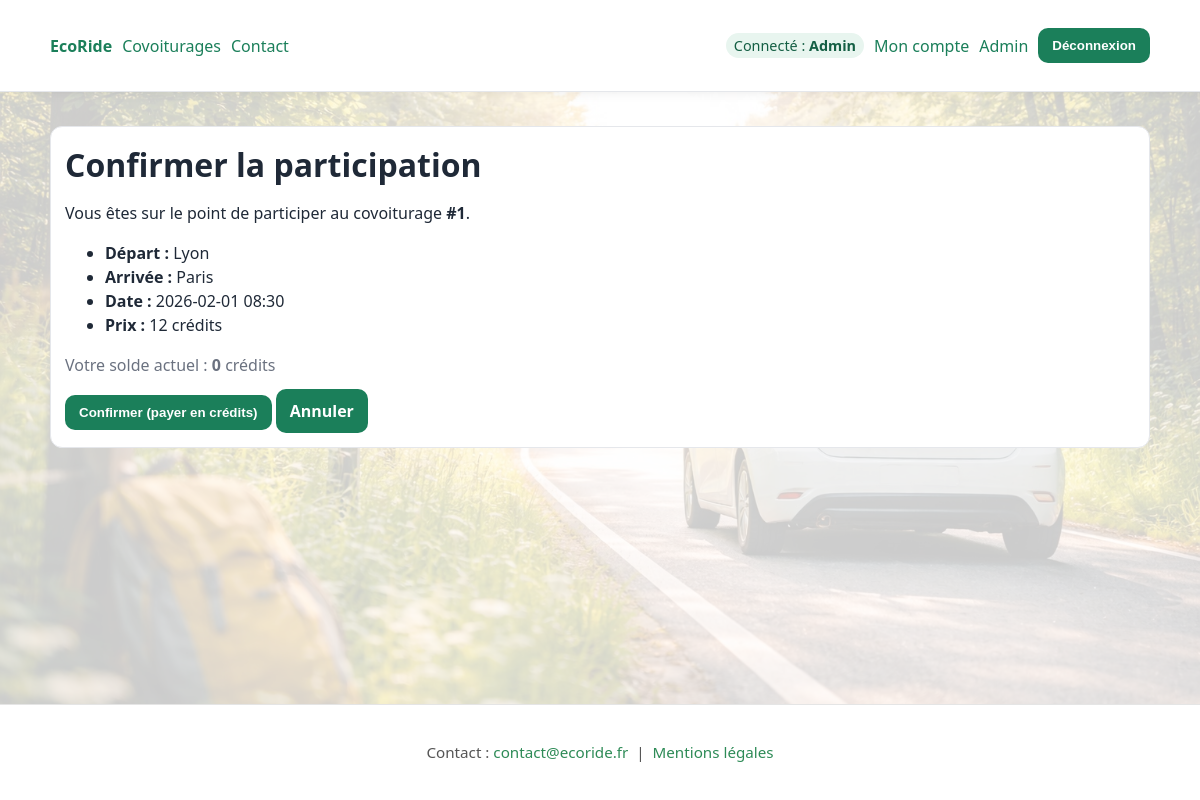
/covoiturage/participer?id=1 (signed in), run on the app's committed database.
### tables this page shows
CREATE TABLE covoiturage (
  id_covoiturage INT UNSIGNED AUTO_INCREMENT PRIMARY KEY,
  date_depart VARCHAR(50),
  heure_depart VARCHAR(50),
  lieu_depart VARCHAR(50),
  date_arrivee VARCHAR(50),
  heure_arrivee VARCHAR(50),
  lieu_arrivee VARCHAR(50),
  statut VARCHAR(50),
  nb_place INT,
  prix_personne INT
);

### src/Controllers/CovoiturageController.php (called while the page is built, shortened)
<?php
final class CovoiturageController
{
    public function participerConfirm(): void
    {
        $idCovoiturage = isset($_GET['id']) ? (int)$_GET['id'] : 0;
        $repo = new CovoiturageRepository();
        $covoit = $repo->findById($idCovoiturage);
        $covoiturage = $covoit;
        $userRepo = new UtilisateurRepository();
        $creditBalance = $userRepo->getCreditBalance((int)$_SESSION['user']['id_utilisateur']);
        require __DIR__ . '/../../views/layout.php';
    }
}

### src/Core/Router.php (called while the page is built, shortened)
<?php
final class Router
{
    private array $routes = ['GET' => [], 'POST' => []];
    public function get(string $path, array $handler): void { $this->routes['GET'][$path] = $handler; }
    public function post(string $path, array $handler): void { $this->routes['POST'][$path] = $handler; }
    public function dispatch(string $method, string $path): void
    {
        $method = strtoupper($method);
        $handler = $this->routes[$method][$path] ?? null;
        [$class, $action] = $handler;
        (new $class())->$action();
    }
}

### public/index.php (called while the page is built, shortened)
<?php
require __DIR__ . '/../src/Core/Database.php';
require __DIR__ . '/../src/Core/Router.php';
require __DIR__ . '/../src/Controllers/CovoiturageController.php';
require __DIR__ . '/../src/Repositories/UtilisateurRepository.php';
require __DIR__ . '/../src/Repositories/CovoiturageRepository.php';
$router = new Router();
$router->get('/', [HomeController::class, 'index']);
$router->get('/covoiturages', [CovoiturageController::class, 'list']);
$router->get('/covoiturage', [CovoiturageController::class, 'detail']);
$router->get('/covoiturage/participer', [CovoiturageController::class, 'participerConfirm']);
$router->post('/covoiturage/participer', [CovoiturageController::class, 'participer']);
$router->get('/register', [AuthController::class, 'registerForm']);
$router->post('/register', [AuthController::class, 'register']);
$router->get('/login', [AuthController::class, 'loginForm']);
$router->post('/login', [AuthController::class, 'login']);
$router->post('/logout', [AuthController::class, 'logout']);
$router->get('/contact', [StaticController::class, 'contact']);
$router->get('/mentions-legales', [StaticController::class, 'mentionsLegales']);
$router->get('/account', [AccountController::class, 'index']);
$router->post('/account/role', [AccountController::class, 'updateDriverRole']);
$router->get('/account/vehicles', [AccountController::class, 'vehicles']);
$router->post('/account/vehicles', [AccountController::class, 'addVehicle']);
$router->get('/account/trips/new', [AccountController::class, 'newTrip']);
$router->post('/account/trips/new', [AccountController::class, 'createTrip']);
$router->get('/account/history', [AccountController::class, 'history']);
$router->post('/account/history/cancel-participation', [AccountController::class, 'cancelParticipation']);
$router->post('/account/history/cancel-trip', [AccountController::class, 'cancelTripAsDriver']);
$router->post('/covoiturage/start', [CovoiturageController::class, 'startTrip']);
$router->post('/covoiturage/finish', [CovoiturageController::class, 'finishTrip']);
$router->get('/account/validate-trips', [AccountController::class, 'validateTrips']);
$router->post('/account/validate-trips', [AccountController::class, 'submitTripValidation']);
$router->get('/employe/incidents', [EmployeController::class, 'incidents']);
$router->post('/employe/incidents/validate', [EmployeController::class, 'validate']);
$router->post('/employe/incidents/refuse', [EmployeController::class, 'refuse']);
$router->get('/admin', [AdminController::class, 'dashboard']);
$router->get('/admin/employees', [AdminController::class, 'employees']);
$router->post('/admin/employees/create', [AdminController::class, 'createEmployee']);
$router->post('/admin/users/suspend', [AdminController::class, 'suspendUser']);
$router->post('/admin/users/unsuspend', [AdminController::class, 'unsuspendUser']);
$uriPath = parse_url($_SERVER['REQUEST_URI'] ?? '/', PHP_URL_PATH) ?? '/';
$path = $uriPath;
$method = $_SERVER['REQUEST_METHOD'] ?? 'GET';
try {
    $router->dispatch($method, $path);
} catch (Throwable $e) {
    http_response_code(500);
    echo "<h1>Erreur (debug)</h1>";
    echo "<pre>" . htmlspecialchars($e->getMessage()) . "</pre>";
    echo "<pre>" . htmlspecialchars($e->getFile() . ":" . $e->getLine()) . "</pre>";
}

### src/Core/Database.php (called while the page is built)
<?php
final class Database
{
    private static ?PDO $pdo = null;
    public static function pdo(): PDO
    {
        if (self::$pdo !== null) return self::$pdo;
        $config = require __DIR__ . '/../../config/config.php';
        $db = $config['db'];
        $dsn = sprintf(
            'mysql:host=%s;port=%d;dbname=%s;charset=%s',
            $db['host'],
            $db['port'],
            $db['name'],
            $db['charset']
        );
        self::$pdo = new PDO($dsn, $db['user'], $db['pass'], [
            PDO::ATTR_ERRMODE => PDO::ERRMODE_EXCEPTION,
            PDO::ATTR_DEFAULT_FETCH_MODE => PDO::FETCH_ASSOC,
            PDO::ATTR_EMULATE_PREPARES => false,
        ]);
        return self::$pdo;
    }
}

### src/Repositories/CovoiturageRepository.php (called while the page is built, shortened)
<?php
final class CovoiturageRepository
{
    private PDO $pdo;
    public function __construct(?PDO $pdo = null)
    {
        $this->pdo = $pdo ?? Database::pdo();
    }
    public function findById(int $id): ?array
    {
        $sql = "
            SELECT
                c.*,
                v.modele,
                v.immatriculation,
                v.energie,
                v.couleur,
                v.date_premiere_immatriculation,
                COALESCE(p.nb_participants, 0) AS places_prises,
                GREATEST(c.nb_place - COALESCE(p.nb_participants, 0), 0) AS places_restantes
            FROM covoiturage c
            LEFT JOIN utilise u ON u.id_covoiturage = c.id_covoiturage
            LEFT JOIN voiture v  ON v.id_voiture = u.id_voiture
            LEFT JOIN (
                SELECT id_covoiturage, COUNT(*) AS nb_participants
                FROM participe
                GROUP BY id_covoiturage
            ) p ON p.id_covoiturage = c.id_covoiturage
            WHERE c.id_covoiturage = :id
            LIMIT 1
        ";
        $stmt = $this->pdo->prepare($sql);
        $stmt->execute([':id' => $id]);
        $row = $stmt->fetch();
        return $row ?: null;
    }
}

### src/Repositories/UtilisateurRepository.php (called while the page is built, shortened)
<?php
final class UtilisateurRepository
{
    private PDO $pdo;
    public function __construct(?PDO $pdo = null)
    {
        $this->pdo = $pdo ?? Database::pdo();
    }
    public function getCreditBalance(int $idUtilisateur): int
    {
        $sql = "
            SELECT COALESCE(SUM(montant), 0) AS solde
            FROM credit_transaction
            WHERE id_utilisateur = :idUtilisateur
        ";
        $stmt = $this->pdo->prepare($sql);
        $stmt->execute(['idUtilisateur' => $idUtilisateur]);
        return (int)$stmt->fetchColumn();
    }
}

### views/covoiturage/confirm_participation.php (the view, shortened to what this page needs)
<div class="card">
  <h1>Confirmer la participation</h1>
  <p>
    Vous êtes sur le point de participer au covoiturage
    <strong>#<?= (int)$covoiturage['id_covoiturage'] ?></strong>.
  </p>
  <ul>
    <li><strong>Départ :</strong> <?= htmlspecialchars((string)$covoiturage['lieu_depart']) ?></li>
    <li><strong>Arrivée :</strong> <?= htmlspecialchars((string)$covoiturage['lieu_arrivee']) ?></li>
    <li><strong>Date :</strong> <?= htmlspecialchars((string)$covoiturage['date_depart']) ?> <?= htmlspecialchars((string)$covoiturage['heure_depart']) ?></li>
    <li><strong>Prix :</strong> <?= htmlspecialchars((string)$covoiturage['prix_personne']) ?> crédits</li>
  </ul>
  <p class="muted">
    Votre solde actuel : <strong><?= (int)$creditBalance ?></strong> crédits
  </p>
  <form method="post" action="<?= BASE_URL ?>/covoiturage/participer">
    <button type="submit">Confirmer (payer en crédits)</button>
    <a class="btn" href="<?= BASE_URL ?>/covoiturage?id=<?= (int)$covoiturage['id_covoiturage'] ?>">Annuler</a>
  </form>
</div>

### public/assets/css/style.css (style rules this page uses)
:root { --bg: #f6f7f8; --card: #ffffff; --text: #1f2937; --muted: #6b7280; --brand: #1b7f5a; --brand-2: #145f44; --border: #e5e7eb; }
* { box-sizing: border-box; }
a { color: var(--brand); text-decoration: none; }
.card { background: var(--card); border: 1px solid var(--border); border-radius: 12px; padding: 14px; }
h1,h2,h3 { margin: 0 0 12px; }
p { margin: 0 0 12px; color: var(--text); }
.muted { color: var(--muted); }
button { border: 0; border-radius: 10px; padding: 10px 14px; background: var(--brand); color: #fff; cursor: pointer; font-weight: 700; }
.btn { display: inline-block; border-radius: 10px; padding: 10px 14px; background: var(--brand); color: #fff; font-weight: 700; text-decoration: none; }
body { position: relative; margin: 0; font-family: system-ui, -apple-system, Segoe UI, Roboto, Arial, sans-serif; color: var(--text); line-height: 1.5; display: flex; flex-direction: column; min-height: 100vh; background-image: url("../images/background.jpg"); background-size: cover; background-position: center; background-repeat: no-repeat; background-attachment: fixed; }
body::before { content: ""; position: fixed; inset: 0; background: rgba(255, 255, 255, 0.80); z-index: 0; }

### data on the page
covoiturage: id_covoiturage "1", lieu_depart "Lyon", lieu_arrivee "Paris", date_depart "2026-02-01", heure_depart "08:30", prix_personne "12"

### other printed values
$_SESSION['user']['pseudo'] "Admin"
$creditBalance "0"
